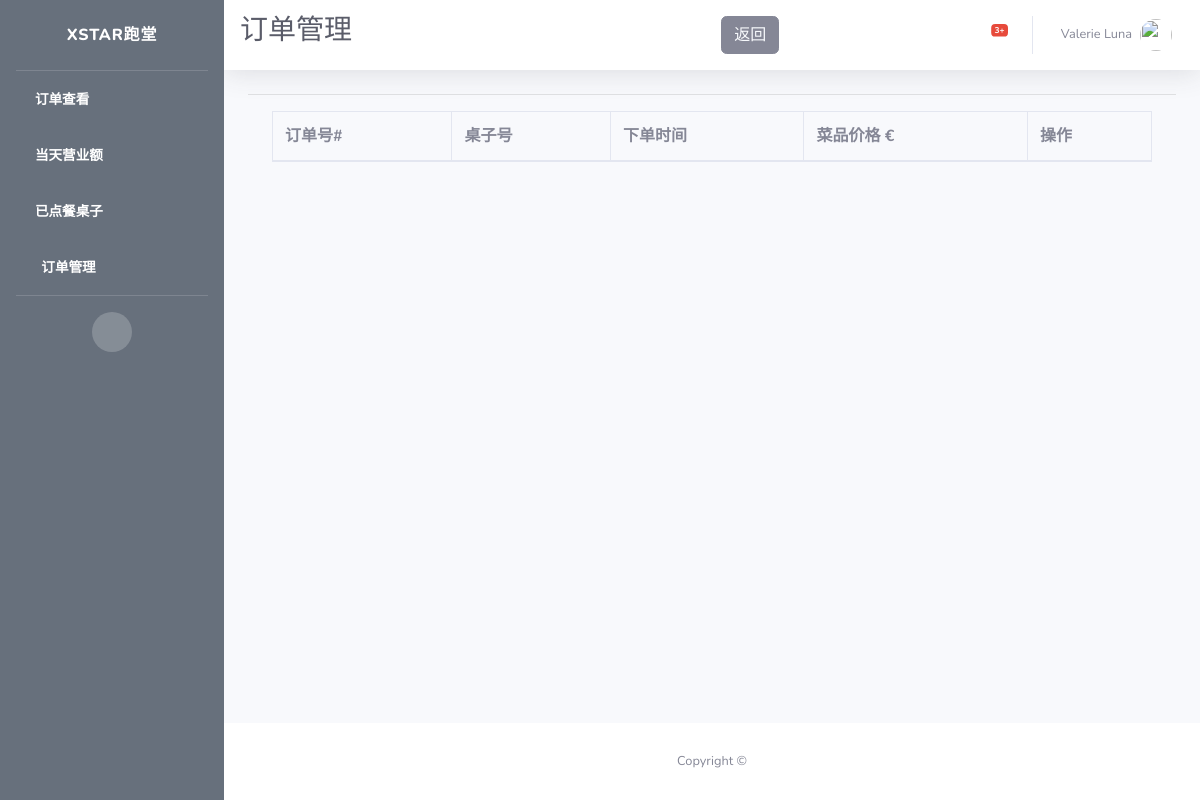
The app's page /alacarte/orders/manage, older data.
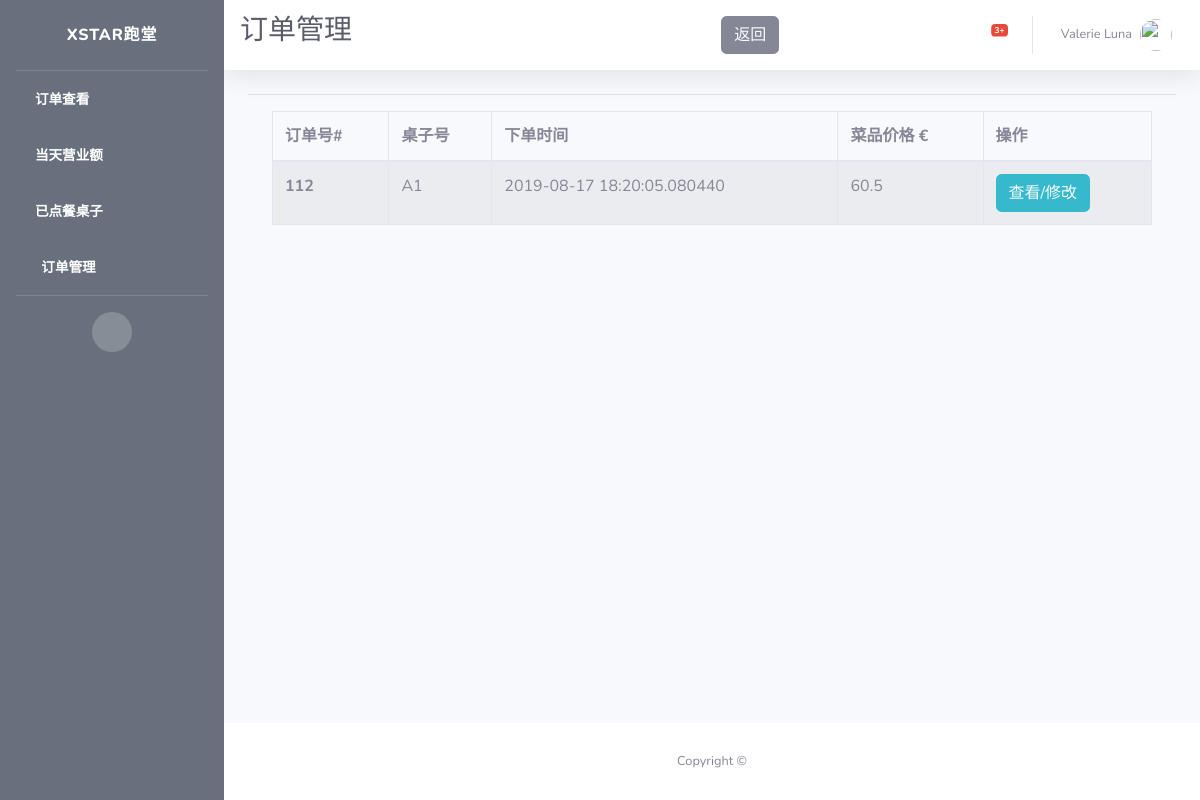
The same page, newer data.
### app/models.py (models this page shows)
class Order(db.Model):
    id = db.Column(db.Integer, primary_key=True, unique=True, index=True)
    totalPrice = db.Column(db.Float, unique=False)
    orderNumber = db.Column(db.String(200), unique=True)
    timeCreated = db.Column(db.DateTime, default=datetime.utcnow)
    isPaid = db.Column(db.Boolean, default=False)
    isReady = db.Column(db.Boolean, default=False)
    isPickedUp = db.Column(db.Boolean, default=False)
    items = db.Column(db.String(300))
    pay_via = db.Column(db.String(100))
    type = db.Column(db.String(100))
    container = db.Column(db.String(300))

### app/routes.py (the view)
@app.route("/alacarte/orders/manage")
def alacarte_orders_manage():
    orders = db.session.query(Order).filter(
        Order.type == "In").all()
    cur_orders = [order for order in orders if order.timeCreated.date()
                  == datetime.now(tz=pytz.timezone("Europe/Berlin")).date()]
    items = {order.id: json.loads(order.items) for order in cur_orders}
    containers = {order.id: json.loads(order.container) for order in cur_orders}
    return render_template("alacarte_orders_admin.html",
                           open_orders=cur_orders,
                           items=items,
                           containers=containers)

### app/templates/alacarte_orders_admin.html (shortened to what this page needs)
{% extends 'waiter_admin.html' %}
{% block css %}
<link rel="stylesheet" type="text/css" href="https://cdn.datatables.net/1.10.19/css/jquery.dataTables.css">
<link rel="stylesheet" type="text/css" href="https://cdnjs.cloudflare.com/ajax/libs/twitter-bootstrap/4.1.3/css/bootstrap.css">
<link rel="stylesheet" type="text/css" href="https://cdn.datatables.net/1.10.19/css/dataTables.bootstrap4.min.css">
{% endblock %}
{% block title %}
<h1 class="h3 mb-2 text-gray-800">订单管理</h1>
<button type="button" class="btn btn-secondary">
  <a href={{ url_for('waiter_admin') }} style="color: rgb(247, 249, 252)">
    返回
  </a>
</button>
{% endblock %}
{% block content %}
<hr>
<div class="container">
  <div class="row">
    <div class="col-sm-12">
      <table id="example" class="table table-striped table-bordered">
        <thead>
          <tr>
            <th scope="col">订单号#</th>
            <th scope="col">桌子号</th>
            <th scope="col">下单时间</th>
            <th scope="col">菜品价格 €</th>
            <th scope="col">操作</th>
          </tr>
        </thead>
        <tbody>
          {% for order in open_orders %}
          <tr>
            <th scope="row">{{order.id}}</th>
            <td>{{ containers.get(order.id).get('table_name') }}</td>
            <td>{{ order.timeCreated }}</td>
            <td>{{ order.totalPrice }}</td>
            <td>
              <span>
                <button type="button" class="btn btn-info">
                  <a href={{ url_for('alacarte_order_edit', order_id=order.id) }} style="color: rgb(247, 249, 252)">
                    查看/修改
                  </a>
                </button>
              </span>
            </td>
          </tr>
          {% endfor %}
        </tbody>
      </table>
    </div>
  </div>
</div>
{% endblock %}

Row changes from the older to the newer data that the page shows:
added Order: id "112", get "A1", timeCreated "2019-08-17 18:20:05.080440", totalPrice "60.5"
